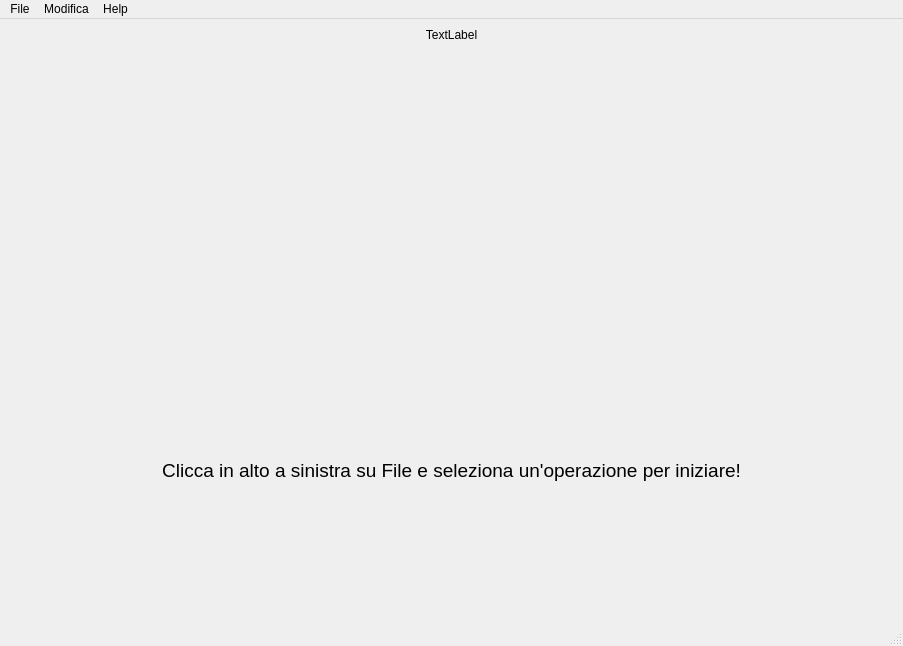
<?xml version="1.0" encoding="UTF-8"?>
<ui version="4.0">
 <class>MainWindow</class>
 <widget class="QMainWindow" name="MainWindow">
  <property name="geometry">
   <rect>
    <x>0</x>
    <y>0</y>
    <width>903</width>
    <height>646</height>
   </rect>
  </property>
  <property name="windowTitle">
   <string>MainWindow</string>
  </property>
  <widget class="QWidget" name="centralwidget">
   <layout class="QVBoxLayout" name="verticalLayout">
    <item>
     <widget class="QLabel" name="label">
      <property name="text">
       <string>TextLabel</string>
      </property>
      <property name="alignment">
       <set>Qt::AlignHCenter|Qt::AlignTop</set>
      </property>
     </widget>
    </item>
    <item>
     <widget class="QLabel" name="label_2">
      <property name="font">
       <font>
        <pointsize>14</pointsize>
       </font>
      </property>
      <property name="text">
       <string>Clicca in alto a sinistra su File e seleziona un'operazione per iniziare!</string>
      </property>
      <property name="alignment">
       <set>Qt::AlignCenter</set>
      </property>
      <property name="margin">
       <number>0</number>
      </property>
     </widget>
    </item>
   </layout>
  </widget>
  <widget class="QMenuBar" name="menubar">
   <property name="geometry">
    <rect>
     <x>0</x>
     <y>0</y>
     <width>903</width>
     <height>21</height>
    </rect>
   </property>
   <widget class="QMenu" name="menuOperazioni">
    <property name="title">
     <string>File</string>
    </property>
    <addaction name="actioninserisci"/>
    <addaction name="actionRicerca"/>
    <addaction name="separator"/>
    <addaction name="actionExit"/>
   </widget>
   <widget class="QMenu" name="menuHelp">
    <property name="title">
     <string>Help</string>
    </property>
    <addaction name="actionAbout_Our_Project"/>
   </widget>
   <widget class="QMenu" name="menuModifica">
    <property name="title">
     <string>Modifica</string>
    </property>
    <addaction name="actionVisualizza_Database"/>
    <addaction name="actionTable"/>
   </widget>
   <addaction name="menuOperazioni"/>
   <addaction name="menuModifica"/>
   <addaction name="menuHelp"/>
  </widget>
  <widget class="QStatusBar" name="statusbar"/>
  <action name="actioninserisci">
   <property name="text">
    <string>Inserisci</string>
   </property>
  </action>
  <action name="actionRicerca">
   <property name="text">
    <string>Ricerca</string>
   </property>
  </action>
  <action name="actionAbout_Our_Project">
   <property name="text">
    <string>About Our Project</string>
   </property>
  </action>
  <action name="actionExit">
   <property name="text">
    <string>Exit</string>
   </property>
  </action>
  <action name="actionVisualizza_Database">
   <property name="text">
    <string>Visualizza Database</string>
   </property>
  </action>
  <action name="actionTable">
   <property name="text">
    <string>Table</string>
   </property>
  </action>
 </widget>
 <resources/>
 <connections/>
</ui>
